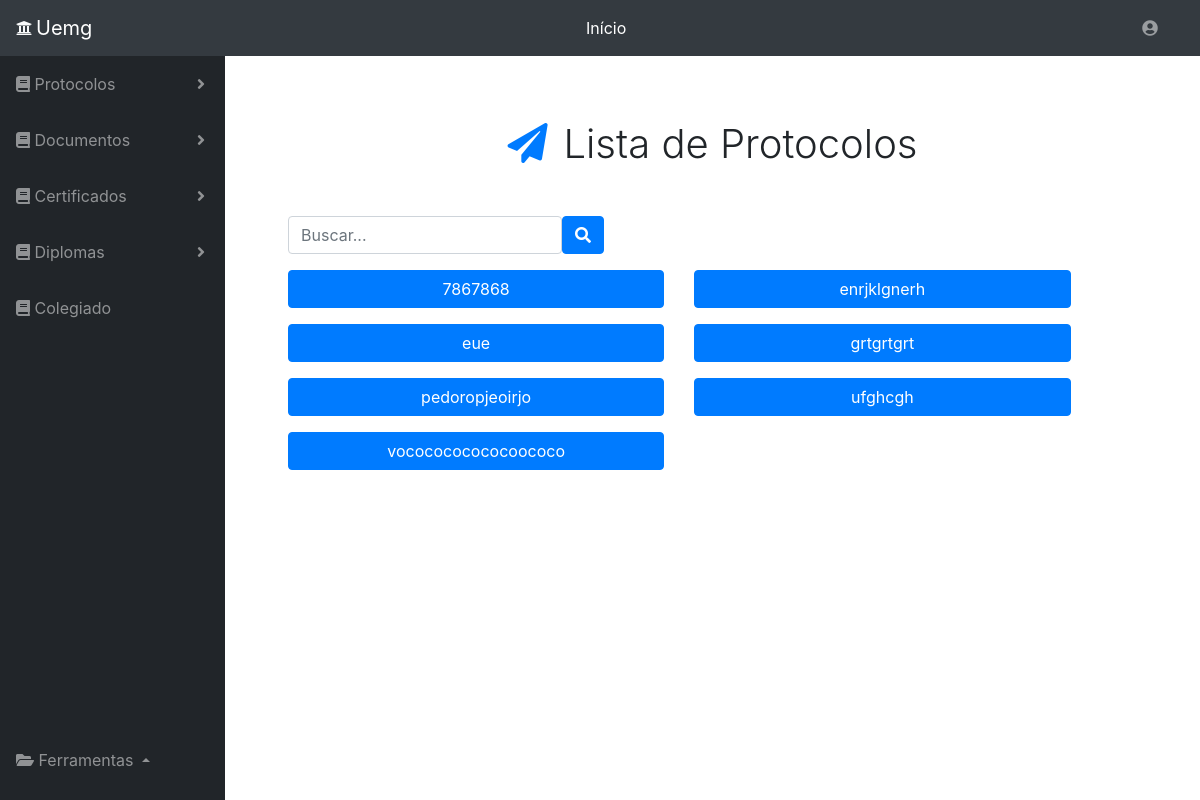
The app's page /verificaprotocolos.php, older data.
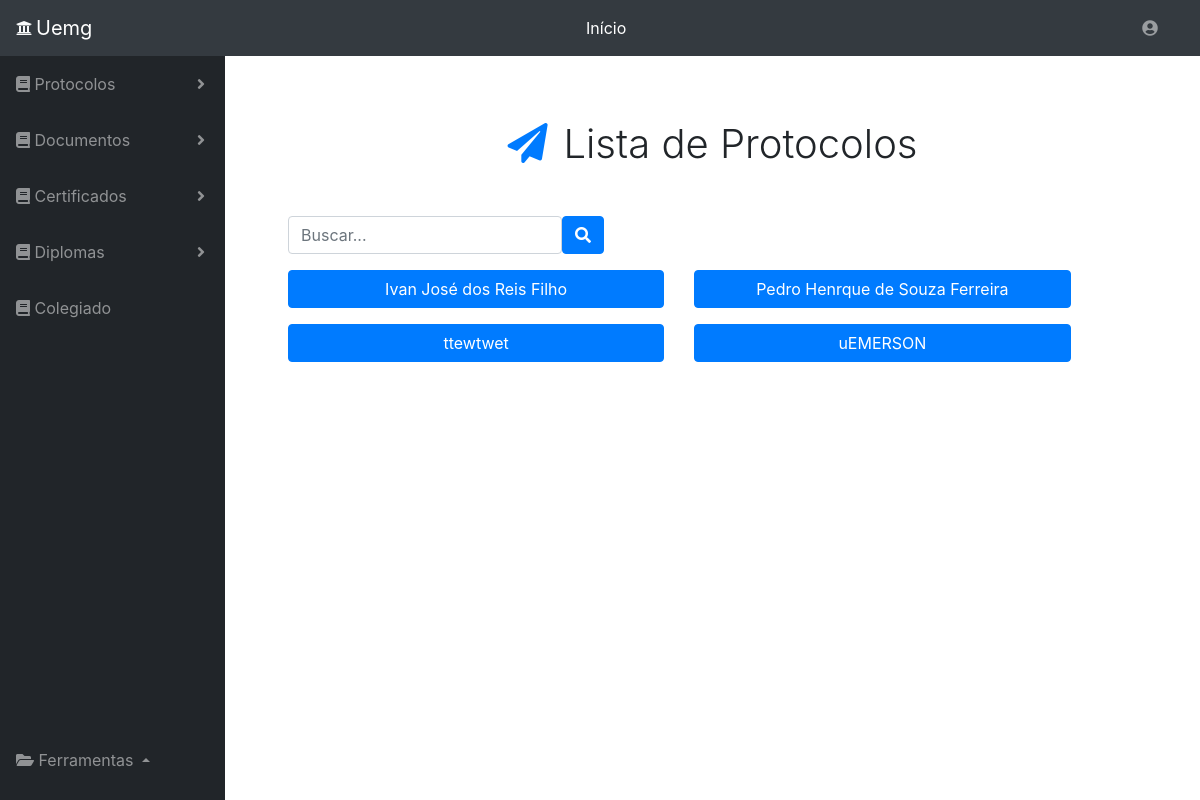
The same page, newer data.
### tables this page shows
CREATE TABLE `addprotocolos` (
  `nome` varchar(255) NOT NULL,
  `atendente` varchar(255) NOT NULL,
  `curso` varchar(255) NOT NULL,
  `historico` varchar(255) NOT NULL,
  `data` date NOT NULL,
  `observacao` varchar(1000) NOT NULL,
  `numproto` varchar(255) NOT NULL,
  `ra` varchar(50) NOT NULL,
  `obsevacaocolegiado` varchar(255) NOT NULL,
  `cursocolegiado` varchar(255) NOT NULL,
  `encaminhamento` varchar(255) NOT NULL,
  `encaminhamentocolegiado` varchar(255) NOT NULL,
  `vencimento` varchar(255) NOT NULL,
  `dataretirada` date NOT NULL,
  `hora` time NOT NULL,
  `datavencimento` date NOT NULL,
  `statusColeg` tinyint(1) NOT NULL,
  `status` tinyint(1) NOT NULL,
  `Id` int(11) NOT NULL
);

### verificaprotocolos.php (the view, shortened to what this page needs)
<!DOCTYPE html>
<head>
    <link rel="stylesheet" href="https://stackpath.bootstrapcdn.com/bootstrap/4.1.3/css/bootstrap.min.css">
    <link rel="stylesheet" type="text/css" media="screen" href="menu.css" />
    <link rel="stylesheet" href="https://use.fontawesome.com/releases/v5.5.0/css/all.css">
</head>
<body id="page-top">
    <nav class="navbar navbar-expand navbar-dark bg-dark static-top">
      <i class="fas fa-university text-light mr-1"></i>
      <a class="navbar-brand mr-1" href="menu.php">Uemg</a>
       <form class="d-none d-md-inline-block form-inline ml-auto mr-0 mr-md-3 my-2 my-md-0">
        <ul class="navbar-nav ml-auto ml-md-0">
            <li class="nav-item dropdown no-arrow">
              <a class="nav-link dropdown-toggle text-white" href="menu.php" id="userDropdown" role="button" >
                Início
              </a>
            </li>
        </ul>
       </form>
      <form class="d-none d-md-inline-block form-inline ml-auto mr-0 mr-md-3 my-2 my-md-0">
        <ul class="navbar-nav ml-auto ml-md-0">
          <li class="nav-item dropdown no-arrow">
            <a class="nav-link dropdown-toggle" href="#" id="userDropdown" role="button" data-toggle="dropdown" aria-haspopup="true" aria-expanded="false">
               <i class="fas fa-user-circle fa-fw"></i>
             </a>
         </li>
        </ul>
      </form>
    </nav>
    <div id="wrapper">
      <?php include_once 'side_bar.php';?>
      <div id="content-wrapper">
        <div class="container-fluid">
          <div class="col-12 text-center my-5">
                <h1 style="font-weight: 330;"><i class="fa fa-paper-plane text-primary mr-3" aria-hidden="true" ></i>Lista de Protocolos</h1>
           </div>
           <div class="row">
            <div class="col-12">
              <form class="form-inline mb-3 "  >
                  <input class="form-control ml-5" type="search" placeholder="Buscar..." id="buscanome"  onkeyup="buscaNomes(this.value)">
                  <button class="btn btn-primary" type="submit"><i class="fas fa-search"></i></button>
              </form>
                <div class = 'row' id="resultado">
                <?php
                        $servername = "127.0.0.1";
                        $database = "protocolos";
                        $username = "root";
                        $password = "";
                          $conn = mysqli_connect($servername, $username, $password, $database);
                          $sql = "SELECT * FROM addprotocolos ORDER BY nome ASC";
                          $consulta = mysqli_query($conn, $sql);
                          while( $dados = mysqli_fetch_assoc($consulta)){
                              ?>
                              <form method="get" action="verproto.php" class="col-5">
                                  <button type="submit" class="btn btn-primary ml-5 mb-3" formaction="verproto.php" style="width: 100%;"><?php echo $dados['nome']; ?></button>
                              </form>
                        <?php } ?>
                      </div>
                    </div>
              </div>
          </div>
      </div>
  </body>
</html>

### side_bar.php (shortened to what this page needs)
<ul class="sidebar navbar-nav" >
      <li class="nav-item dropdown">
        <a class="nav-link dropdown-toggle" href="#" id="pagesDropdown" role="button" data-toggle="dropdown" aria-haspopup="true" aria-expanded="false">
          <i class="fa fa-book" aria-hidden="true"></i>
          <span>Protocolos</span></a>
      </li>
      <li class="nav-item dropdown">
        <a class="nav-link dropdown-toggle" href="#" id="pagesDropdown" role="button" data-toggle="dropdown" aria-haspopup="true" aria-expanded="false">
          <i class="fa fa-book" aria-hidden="true"></i>
          <span> Documentos</span></a>
      </li>
      <li class="nav-item dropdown">
        <a class="nav-link dropdown-toggle" href="#" id="pagesDropdown" role="button" data-toggle="dropdown" aria-haspopup="true" aria-expanded="false">
          <i class="fa fa-book" aria-hidden="true"></i>
          <span>Certificados</span></a>
      </li>
      <li class="nav-item dropdown">
        <a class="nav-link dropdown-toggle" href="#" id="pagesDropdown" role="button" data-toggle="dropdown" aria-haspopup="true" aria-expanded="false">
          <i class="fa fa-book" aria-hidden="true"></i>
          <span> Diplomas</span></a>
      </li>
      <li class="nav-item">
        <a class="nav-link" href="doccolegiado.php">
          <i class="fa fa-book" aria-hidden="true"></i>
          <span>Colegiado</span></a>
      </li>
      <li class="ml-3 dropup" style="position: fixed;bottom: 0;padding-bottom: 20px;">
        <a class="nav-link dropdown-toggle" href="#" id="pagesDropdown" role="button" data-toggle="dropdown" aria-haspopup="true" aria-expanded="false" style="color: rgba(255, 255, 255, 0.5);" >
          <i class="fa fa-folder-open" aria-hidden="true" style="color: rgba(255, 255, 255, 0.5);"></i>
          <span style="color: rgba(255, 255, 255, 0.5);">Ferramentas</span>
        </a>
      </li>
    </ul>

### menu.css (style rules this page uses)
body { height: 100%; }
#wrapper { display: -webkit-box; display: -ms-flexbox; display: flex; }
#wrapper #content-wrapper { overflow-x: hidden; width: 100%; padding-top: 1rem; padding-bottom: 80px; }
.navbar-nav .nav-item.dropdown .dropdown-toggle::after { width: 1rem; text-align: center; float: right; vertical-align: 0; border: 0; font-weight: 900; content: '\f105'; font-family: 'Font Awesome 5 Free'; }
.navbar-nav .nav-item.dropdown.no-arrow .dropdown-toggle::after { display: none; }
.sidebar { width: 90px !important; background-color: #212529; min-height: calc(100vh - 56px); }
.sidebar .nav-item .nav-link { text-align: center; padding: 0.75rem 1rem; width: 90px; }
.sidebar .nav-item .nav-link span { font-size: 0.65rem; display: block; }
.sidebar .nav-item.dropdown .dropdown-toggle::after { display: none; }
.sidebar .nav-item .nav-link { color: rgba(255, 255, 255, 0.5); }
@media (min-width: 768px) { .sidebar { width: 225px !important; } }
@media (min-width: 768px) { .sidebar .nav-item .nav-link { display: block; width: 100%; text-align: left; padding: 1rem; width: 225px; } }
@media (min-width: 768px) { .sidebar .nav-item .nav-link span { font-size: 1rem; display: inline; } }
@media (min-width: 768px) { .sidebar .nav-item.dropdown .dropdown-toggle::after { display: block; } }
button { background-color: white; border-style: solid; border-color: white; }

Row changes from the older to the newer data that the page shows:
removed addprotocolos: nome "7867868"
removed addprotocolos: nome "enrjklgnerh"
removed addprotocolos: nome "eue"
removed addprotocolos: nome "grtgrtgrt"
removed addprotocolos: nome "pedoropjeoirjo"
removed addprotocolos: nome "ufghcgh"
removed addprotocolos: nome "vococococococoococo"
added addprotocolos: nome "Ivan José dos Reis Filho"
added addprotocolos: nome "Pedro Henrque de Souza Ferreira"
added addprotocolos: nome "ttewtwet"
added addprotocolos: nome "uEMERSON"
